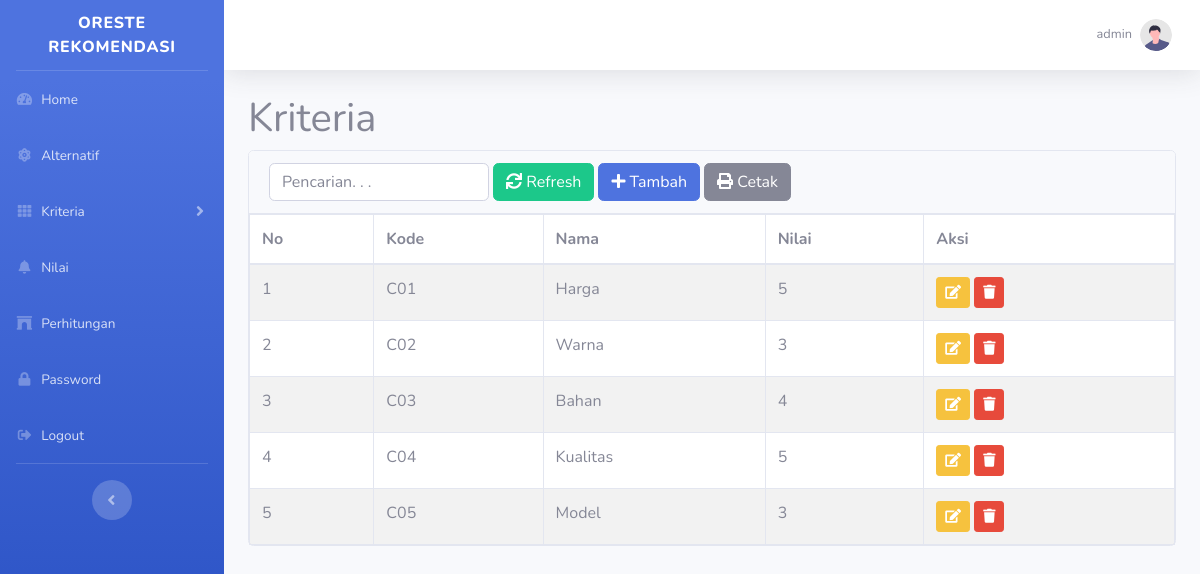
Screenshot of /index.php?m=kriteria (signed in) with the database file from the repository.
### tables this page shows
CREATE TABLE `tb_kriteria` (
  `kode_kriteria` varchar(16) NOT NULL,
  `nama_kriteria` varchar(255) DEFAULT NULL,
  `nilai_kriteria` double DEFAULT NULL,
  PRIMARY KEY (`kode_kriteria`)
);

### functions.php (called while the page is built, shortened)
<?php
include 'config.php';
include 'includes/db.php';
$db = new DB($config['server'], $config['username'], $config['password'], $config['database_name']);
function _get($key, $val = null)
{
    if (isset($_GET[$key]))
        return $_GET[$key];
    else
        return $val;
}
function esc_field($str)
{
    return addslashes($str);
}

### config.php (called while the page is built)
<?php
$config["server"] = 'localhost';
$config["username"] = 'root';
$config["password"] = '';
$config["database_name"] = 'oreste_rekomendasi';

### includes/db.php (called while the page is built, shortened)
<?php
class DB
{
    var $conn = null;
    public function __construct($host, $username, $passwd, $dbname)
    {
        $this->conn = mysqli_connect($host, $username, $passwd, $dbname);
    }
    public function query($sql)
    {
        $query = mysqli_query($this->conn, $sql) or die('<pre>Error mysqli_query: ' . mysqli_error($this->conn) . '<br />' . $sql . '</pre>');
        return $query;
    }
    public function get_results($sql)
    {
        $query = $this->query($sql);
        $arr = array();
        while ($row = mysqli_fetch_object($query)) {
            $arr[] = $row;
        }
        return $arr;
    }
}

### kriteria.php (the view, shortened to what this page needs)
<div class="page-header">
    <h1>Kriteria</h1>
</div>
<div class="card mb-3">
    <div class="card-header">
        <form class="form-inline">
            <div class="mr-1">
                <input class="form-control" type="text" placeholder="Pencarian. . ." name="q" value="<?= _get('q') ?>" />
            </div>
            <div class="mr-1">
                <button class="btn btn-success"><span class="fa fa-sync"></span> Refresh</button>
            </div>
            <div class="mr-1">
                <a class="btn btn-primary" href="?m=kriteria_tambah"><span class="fa fa-plus"></span> Tambah</a>
            </div>
            <div class="mr-1">
                <a class="btn btn-secondary" href="cetak.php?m=kriteria&a=<?= _get('q') ?>" target="_blank"><span class="fa fa-print"></span> Cetak</a>
            </div>
        </form>
    </div>
    <div class="table-responsive">
        <table class="table table-bordered table-hover table-striped m-0">
            <thead>
                <tr>
                    <th>No</th>
                    <th>Kode</th>
                    <th>Nama</th>
                    <th>Nilai</th>
                    <th>Aksi</th>
                </tr>
            </thead>
            <?php
            $q = esc_field(_get('q'));
            $rows = $db->get_results("SELECT * FROM tb_kriteria WHERE nama_kriteria LIKE '%$q%' ORDER BY kode_kriteria");
            $no = 0;
            foreach ($rows as $row) : ?>
                <tr>
                    <td><?= ++$no ?></td>
                    <td><?= $row->kode_kriteria ?></td>
                    <td><?= $row->nama_kriteria ?></td>
                    <td><?= $row->nilai_kriteria ?></td>
                    <td>
                        <a class="btn btn-sm btn-warning" href="?m=kriteria_ubah&ID=<?= $row->kode_kriteria ?>"><span class="fa fa-edit"></span></a>
                        <a class="btn btn-sm btn-danger" href="aksi.php?act=kriteria_hapus&ID=<?= $row->kode_kriteria ?>" onclick="return confirm('Hapus data?')"><span class="fa fa-trash"></span></a>
                    </td>
                </tr>
            <?php endforeach ?>
        </table>
    </div>
</div>

### rows the page displays
tb_kriteria: kode_kriteria "C01", nama_kriteria "Harga", nilai_kriteria "5"
tb_kriteria: kode_kriteria "C02", nama_kriteria "Warna", nilai_kriteria "3"
tb_kriteria: kode_kriteria "C03", nama_kriteria "Bahan", nilai_kriteria "4"
tb_kriteria: kode_kriteria "C04", nama_kriteria "Kualitas", nilai_kriteria "5"
tb_kriteria: kode_kriteria "C05", nama_kriteria "Model", nilai_kriteria "3"

### other values shown
_session('login') "admin"
